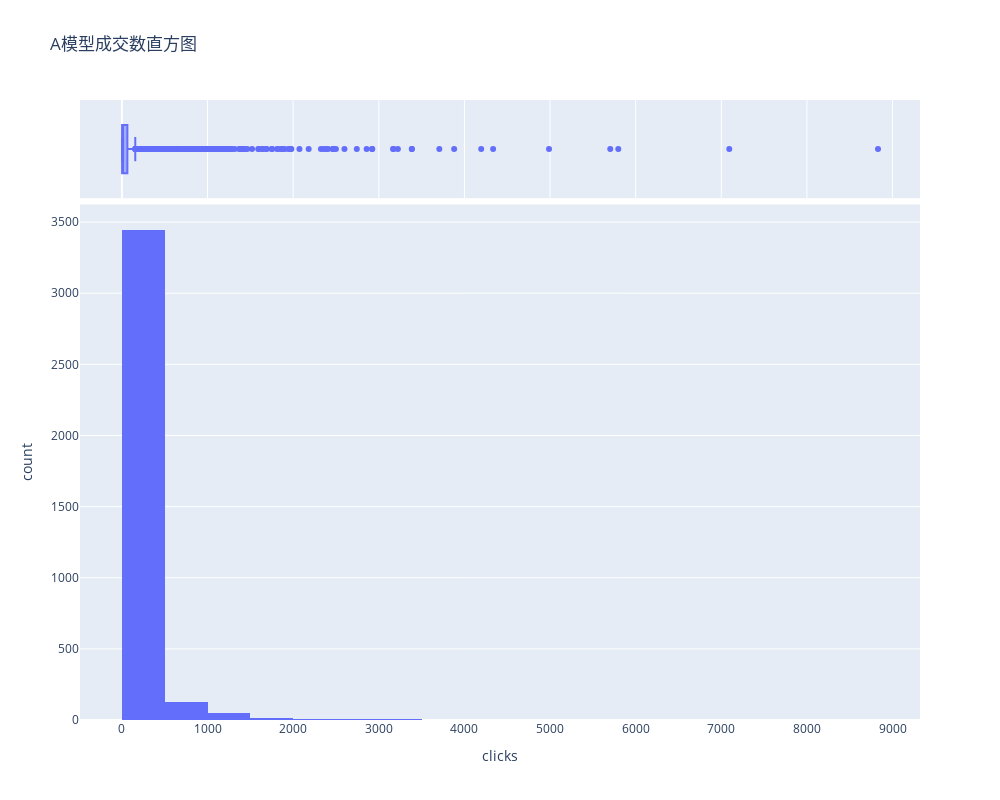

The notebook cell this image was saved under:
### Code cell
fig = px.histogram(data_frame=dfModelData[dfModelData['model_id'] == 'A'], x='clicks', nbins=30,
                   marginal='box', title='A模型成交数直方图', width=1000, height=800)
fig.show()

### Figure 1 — Plotly figure (JSON) as saved in the notebook; plotly's stock layout.template omitted (floating-point values rounded to 4 significant figures; data arrays with more than 128 entries replaced by an {"elided": "..."} marker saying what was removed)
{"data": [{"alignmentgroup": "True", "bingroup": "x", "hovertemplate": "clicks=%{x}<br>count=%{y}<extra></extra>", "legendgroup": "", "marker": {"color": "#636efa", "pattern": {"shape": ""}}, "name": "", "nbinsx": 30, "offsetgroup": "", "orientation": "v", "showlegend": false, "x": {"elided": "3663 int values"}, "xaxis": "x", "yaxis": "y", "type": "histogram"}, {"alignmentgroup": "True", "hovertemplate": "clicks=%{x}<extra></extra>", "legendgroup": "", "marker": {"color": "#636efa"}, "name": "", "notched": true, "offsetgroup": "", "showlegend": false, "x": {"elided": "3663 int values"}, "xaxis": "x2", "yaxis": "y2", "type": "box"}], "layout": {"xaxis": {"anchor": "y", "domain": [0.0, 1.0], "title": {"text": "clicks"}}, "yaxis": {"anchor": "x", "domain": [0.0, 0.8316], "title": {"text": "count"}}, "xaxis2": {"anchor": "y2", "domain": [0.0, 1.0], "matches": "x", "showticklabels": false, "showgrid": true}, "yaxis2": {"anchor": "x2", "domain": [0.8416, 1.0], "matches": "y2", "showticklabels": false, "showline": false, "ticks": "", "showgrid": false}, "legend": {"tracegroupgap": 0}, "title": {"text": "A模型成交数直方图"}, "barmode": "relative", "height": 800, "width": 1000}}
